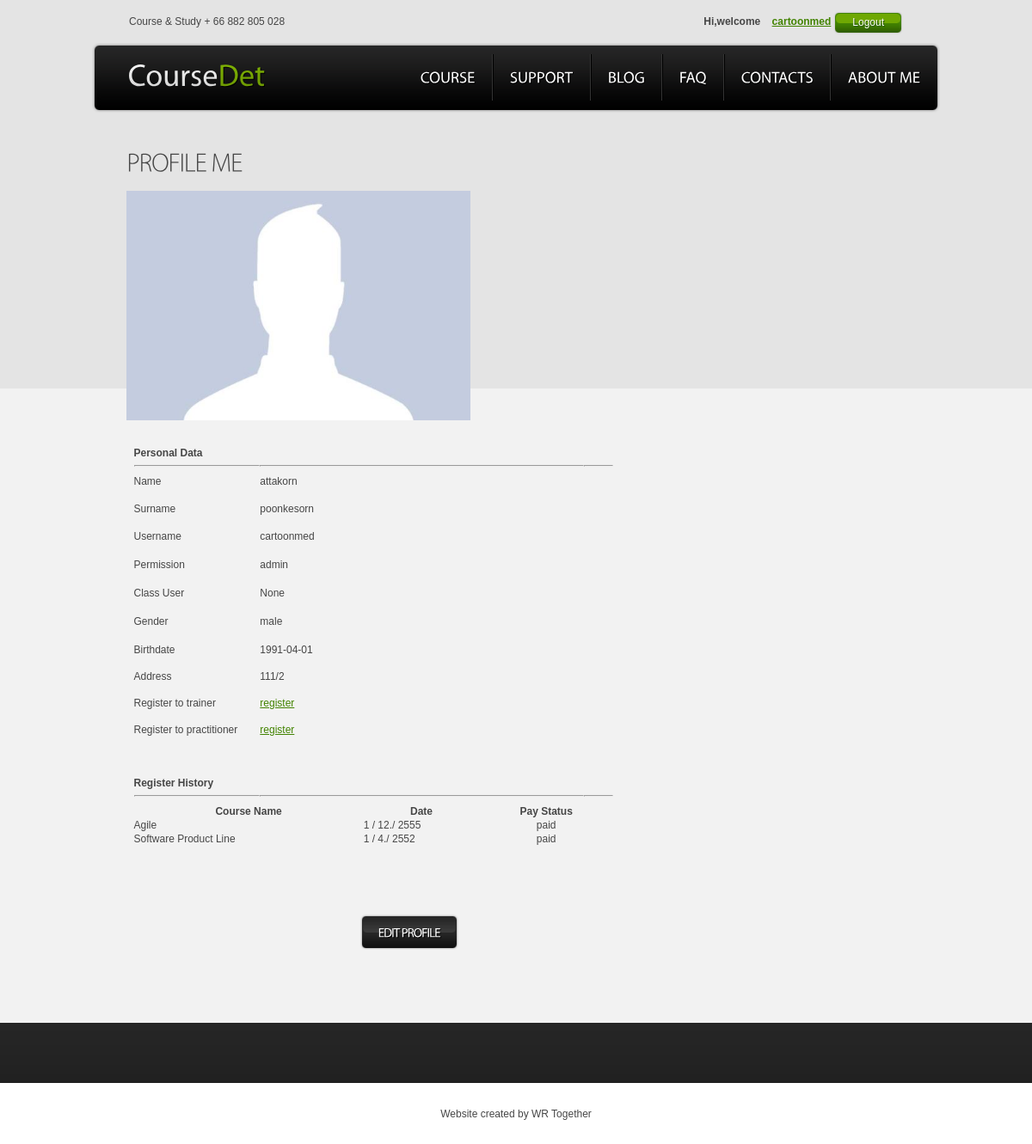
Before: /profile.php (signed in) with the older database file.
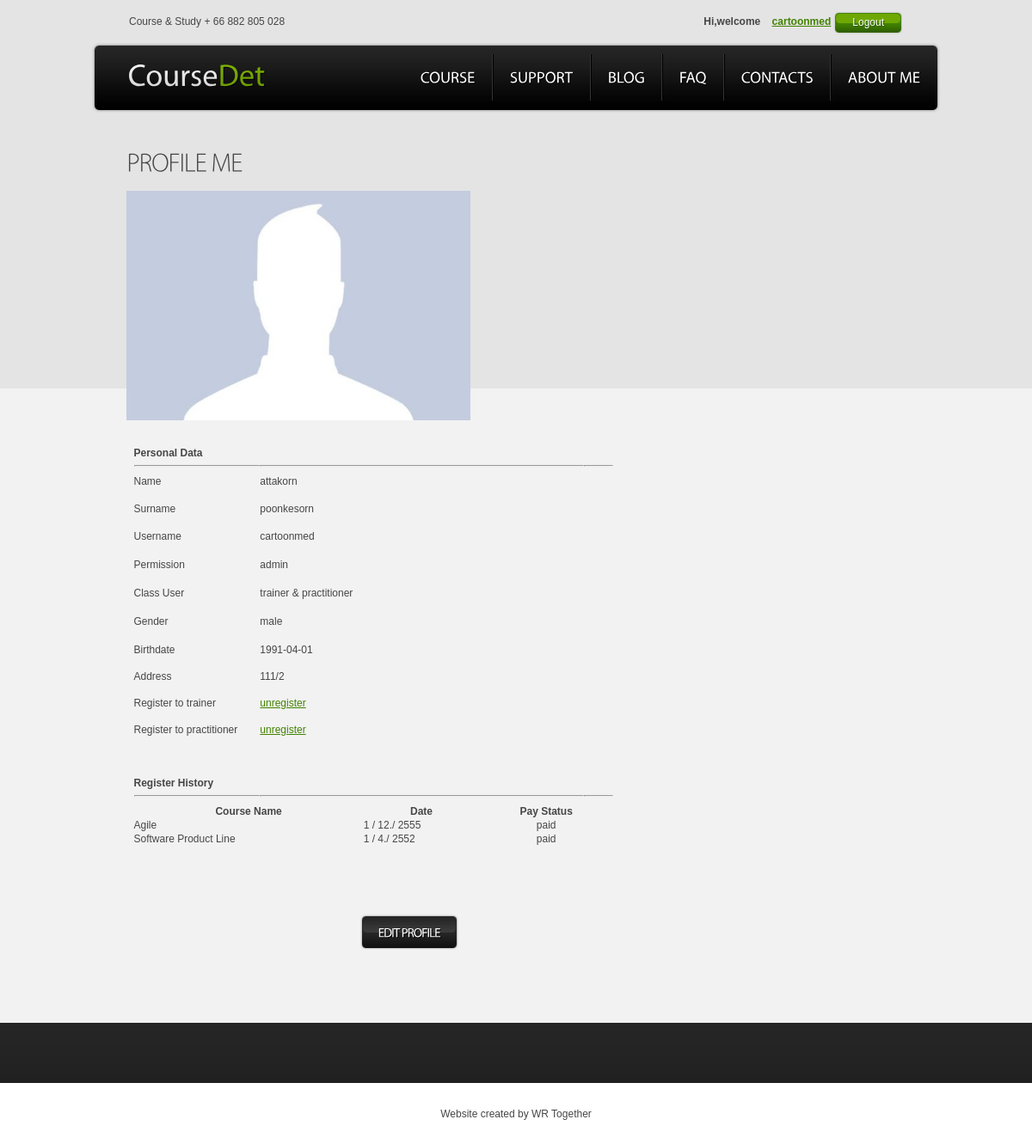
After: the same page with the newer database file.
### tables this page shows
CREATE TABLE `register` (
  `member_id` int(11) NOT NULL auto_increment,
  `user` varchar(30) NOT NULL,
  `pwd` varchar(40) NOT NULL,
  `email` varchar(100) NOT NULL,
  `visible_mail` tinyint(1) NOT NULL,
  `name` varchar(80) NOT NULL,
  `surname` varchar(80) NOT NULL,
  `gender` varchar(20) NOT NULL,
  `addr` varchar(255) NOT NULL,
  `birth_day` date NOT NULL,
  `status` varchar(20) NOT NULL,
  `trainer` tinyint(1) NOT NULL,
  `practitioner` tinyint(1) NOT NULL,
  PRIMARY KEY  (`member_id`)
);

### phpMySQLFunctionDatabase.php (called while the page is built, shortened)
<?
	function fncSelectRecord($strTable,$strCondition)
	{
			$strSQL = "SELECT * FROM $strTable WHERE $strCondition ";
			$objQuery = @mysql_query($strSQL);
			return @mysql_fetch_array($objQuery);
	}
?>

### profile.php (the view, shortened to what this page needs)
<?
	include("phpMySQLFunctionDatabase.php");
?>
<!DOCTYPE html>
<html lang="en">
<head>
<link rel="stylesheet" href="css/reset.css" type="text/css" media="all">
<link rel="stylesheet" href="css/layout.css" type="text/css" media="all">
<link rel="stylesheet" href="css/style.css" type="text/css" media="all">
</head>
<body id="page2">
<div class="tail-top1">
	<header>
		<div class="container">
			<div class="header-box">
				<div class="left">
					<div class="right">
						<nav>
							<ul>
								<li><a href="course.php">Course</a></li>
								<li><a href="support.php">Support</a></li>
								<li><a href="Blog.php">Blog</a></li>
								<li><a href="FAQ.php">FAQ</a></li>
								<li><a href="contacts.php">Contacts</a></li>
								<li><a href="aboutMe.php">About me</a></li>
							</ul>
						</nav>
						<h1><a href="index.php"><span>Course</span>Det</a></h1>
					</div>
				</div>
			</div>
			<span class="top-info">Course &amp; Study + 66 882 805 028  </span>
			<?
				if($_SESSION['UserID'] != "")
				{
					echo "<form id=\"login-form\" method=\"post\" action=\"logout.php\">
					<fieldset>
						<table>
						<tr>
						<td><h5>Hi,welcome&nbsp;&nbsp;&nbsp;&nbsp;<a href='profile.php'>".$_SESSION['UserID']."</h5></td>
						<td><a href='#' class=\"login\" onClick=\"document.getElementById('login-form').submit()\"><span><span>Logout</span></span></a></td>
						</tr></table>
					</fieldset>
					</form>";
				}
			?>
		</div>
	</header>
	<section id="content">
		<div class="container">
				<div class="inside1">
					<div class="wrap row-2">
						<article class="col-2">
							<h2> PROFILE ME</h2>
							<table width="200" border="1">
							  <tr>
							    <td><img src="images/yui.png" width="400" height="267"></td>
						      </tr>
						  </table>
							<p>&nbsp;</p>
<?
	$strTable = "register";
	if($_GET['user'] != NULL){
		$strCondition = "user = '".$_GET['user']."' ";
	}
	else{
		$strCondition = "user = '".$_SESSION['UserID']."' ";
	}
	$objSelect = fncSelectRecord($strTable,$strCondition);
?>
                          <form name="form1" >
                            <table width="566" border="0" cellpadding="3">
                              <tr>
                                <td width="8" height="15">&nbsp;</td>
                                <td width="138" height="33"><strong>Personal Data<hr></strong></td>
                                <td width="354">&nbsp;<hr></td>
                                <td width="32">&nbsp;<hr></td>
                              </tr>
                              <tr>
                                <td height="32">&nbsp;</td>
                                <td>Name</td>
                                <td><label for="name"></label>
                                <?
                                  echo $objSelect[name]."</td>";
								?>
                                <td>&nbsp;</td>
                              </tr>
                              <tr>
                                <td height="32">&nbsp;</td>
                                <td>Surname</td>
                                <td><label for="surname"></label>
                                <?
                                  echo $objSelect[surname]."</td>";
								?>
                                <td>&nbsp;</td>
                              </tr>
                              <tr>
                                <td height="29">&nbsp;</td>
                                <td width="138" height="33">Username</td>
                                <td width="354"><label for="user"></label>
                                <?
                                  echo $objSelect[user]."</td>";
								?>
                                <td>&nbsp;</td>
                              </tr>
							  <tr>
                                <td height="29">&nbsp;</td>
                                <td width="138" height="33">Permission</td>
                                <td width="354"><label for="user"></label>
                                <?
                                  echo $objSelect[status]."</td>";
								?>
                                <td>&nbsp;</td>
                              </tr>
							  <tr>
                                <td height="29">&nbsp;</td>
                                <td width="138" height="33">Class User</td>
                                <td width="354"><label for="user"></label>
                                <?
									if($objSelect[trainer] == 1 && $objSelect[practitioner] == 1){
										echo "trainer & practitioner";
									}
									else{
										if($objSelect[trainer] == 1){
											echo "trainer";
										}
										else if($objSelect[practitioner] == 1){
											echo "practitioner";
										}
										else{
											echo "None";
										}
									}
								?>
								</td>
                                <td>&nbsp;</td>
                              </tr>
                              <tr>
                                <td height="33">&nbsp;</td>
                                <td>Gender</td>
                                <td>
								<?
                                  echo $objSelect[gender]."</td>";
								?>
                                <td>&nbsp;</td>
                              </tr>
                              <tr>
                                <td height="31">&nbsp;</td>
                                <td>Birthdate</td>
                                <td>
								<?
                                  echo $objSelect[birth_day]."</td>";
								?>
                                <td>&nbsp;</td>
                              </tr>
                              <tr>
                                <td height="31">&nbsp;</td>
                                <td>Address</td>
                                <td>
								<?
                                  echo $objSelect[addr]."</td>";
								?>
                                <td>&nbsp;</td>
                              </tr>
							  <tr>
                                <td height="31">&nbsp;</td>
                                <td>Register to trainer</td>
                                <td>
									<?
									if($_GET['user'] == $_SESSION['UserID'] || $_GET['user'] == NULL){
										if($objSelect["trainer"] == 0){
											echo "<a href='status_edit.php?class=trainer&value=1'>register</a>";
										}
										else {
											echo "<a href='status_edit.php?class=trainer&value=0'>unregister</a>";
										}
									}
									?>
								</td>
                                <td>&nbsp;</td>
                              </tr>
							  <tr>
                                <td height="31">&nbsp;</td>
                                <td>Register to practitioner</td>
                                <td>
									<?
									if($_GET['user'] == $_SESSION['UserID'] || $_GET['user'] == NULL){
										if($objSelect["practitioner"] == 0){
											echo "<a href='status_edit.php?class=practitioner&value=1'>register</a>";
										}
										else {
											echo "<a href='status_edit.php?class=practitioner&value=0'>unregister</a>";
										}
									}
									?>
								</td>
                                <td>&nbsp;</td>
                              </tr>
                              <tr>
                                <td height="31">&nbsp;</td>
                                <td>&nbsp;</td>
                                <td>&nbsp;</td>
                                <td>&nbsp;</td>
                              </tr>
                              <tr>
                                <td height="31">&nbsp;</td>
                                <td width="138" height="33"><strong>Register History</strong><hr></td>
                                <td width="354">&nbsp;<hr></td>
                                <td>&nbsp;<hr></td>
                              </tr>
                              <tr>
                                <td height="31">&nbsp;</td>
                                <td height="33" colspan="3">
                                <table width="100%" border="1">
                                  <tr>
                                    <td width="254"><div align="center"><strong>Course Name</strong></div></td>
                                    <td width="128"><div align="center"><strong>Date</strong></div></td>
                                    <td width="148"><div align="center"><strong>Pay Status</strong></div></td>
                                  </tr>
                                  <tr>
                                    <td><div align="left">Agile</div></td>
                                    <td><div align="left">1 / 12./ 2555</div></td>
                                    <td><div align="center">paid</div></td>
                                  </tr>
                                  <tr>
                                    <td><div align="left">Software Product Line</div></td>
                                    <td><div align="left">1 / 4./ 2552</div></td>
                                    <td><div align="center">paid</div></td>
                                  </tr>
                                </table></td>
                              </tr>
                            </table>
                            <p>&nbsp;</p>
                            <p>
  <br>
  <div class="aligncenter">
  <?
	if($_GET['user'] == $_SESSION['UserID'] || $_GET['user'] == NULL){
		echo "<a href='profile_edit.php' class='link1'\><span><span>Edit Profile</span></span></a>";
	}
  ?>
  </div>
                            </p>
                          </form>
</article>
					</div>
				</div>
			</div>
		</div>
<aside>
	<div class="container">
		<div class="inside">
		</div>
	</div>
</aside>
<footer>
	<div class="container">
		<div class="inside">
			Website created by WR Together<a class="new_window" href="http://www.templatemonster.com" target="_blank" rel="nofollow"></a><br/>
		</div>
	</div>
</footer>
</body>
</html>

### css/layout.css (style rules this page uses)
#page2 #content .col-2 { width:657px }

### css/style.css (style rules this page uses)
article, aside, audio, canvas, command, datalist, details, embed, figcaption, figure, footer, header, hgroup, keygen, meter, nav, output, progress, section, source, video { display:block }
body { background:#fff;font-family:Arial, Helvetica, sans-serif;font-size:100%;line-height:1em;color:#464646 }
html { min-width:980px }
html, body { height:100% }
.container { margin:0 auto;width:990px;font-size:.75em }
header .container { height:131px;overflow:hidden;position:relative }
aside { background:url(../images/aside-tail.gif) repeat-x left top #131313;min-width:980px }
footer .container { text-align:center;line-height:1.667em;padding:26px 0 }
.col-1, .col-2, .col-3, .col-4, .col-5 { float:left }
.aligncenter { text-align:center }
.wrap { width:100% }
.tail-top, .tail-top1, .tail-top2, .tail-top3 { background-repeat:repeat-x;background-color:#f2f2f2;background-position:left top;min-width:980px }
.tail-top1 { background-image:url(../images/tail-top1.gif) }
fieldset { border:0 }
p { margin-bottom:10px;line-height:1.667em }
a { color:#428301;outline:none }
h1 { padding:17px 0 0 44px;font-size:36px;line-height:1.2em }
h1 a { text-decoration:none }
h2 { color:#464646;font-size:30px;line-height:1.2em;margin-bottom:15px;letter-spacing:-1px }
h5 { font-size:1em;line-height:1.667em;margin-bottom:10px }
.link1 { display:inline-block;color:#fff;font-size:15px;line-height:1.2em;text-decoration:none;background:url(../images/link1-right.png) no-repeat right top;padding-right:7px;letter-spacing:-1px;text-transform:uppercase }
.link1 span { display:block;background:url(../images/link1-left.png) no-repeat left top;padding-left:7px }
.link1 span span { background:url(../images/link1-bgd.png) left top repeat-x;padding:12px 14px }
.header-box { width:100%;background:url(../images/header-box-tail.gif) repeat-x left top;position:relative;top:50px }
.header-box .left { background:url(../images/header-box-left.gif) no-repeat left top }
.header-box .right { background:url(../images/header-box-right.gif) no-repeat right top;height:81px }
header nav { float:right;padding:13px 24px 0 0 }
header nav li { float:left;font-size:18px;line-height:3em;text-transform:uppercase;padding-left:21px;margin-left:19px;background:url(../images/divider.gif) repeat-y left top }
header nav li:first-child { background:none;padding-left:0;margin-left:0 }
header nav li a { color:#fff;text-decoration:none }
header .top-info { position:absolute;left:45px;top:17px }
#content .inside1 { padding:40px 0 48px 42px }
aside .inside { padding:35px 40px 35px 44px }
#login-form fieldset { position:absolute;right:45px;top:15px }
#login-form a.login { color:#fff;text-decoration:none;text-shadow:1px 1px #295c01;float:left;background:url(../images/button-tail1.gif) repeat-x left top;position:relative;top:-2px;margin-left:3px }
#login-form a.login span { display:block;background:url(../images/button-left1.gif) no-repeat left top }
#login-form a.login span span { padding:5px 22px 6px 22px;background:url(../images/button-right1.gif) no-repeat right top }
a { outline:0;border:0 }

Changed rows visible on the page:
changed register "attakorn": trainer 0 → 1 (drawn); practitioner 0 → 1 (drawn)
Other visible differences:
text no longer shown: "None register register"
text now shown: "trainer & practitioner unregister unregister"
